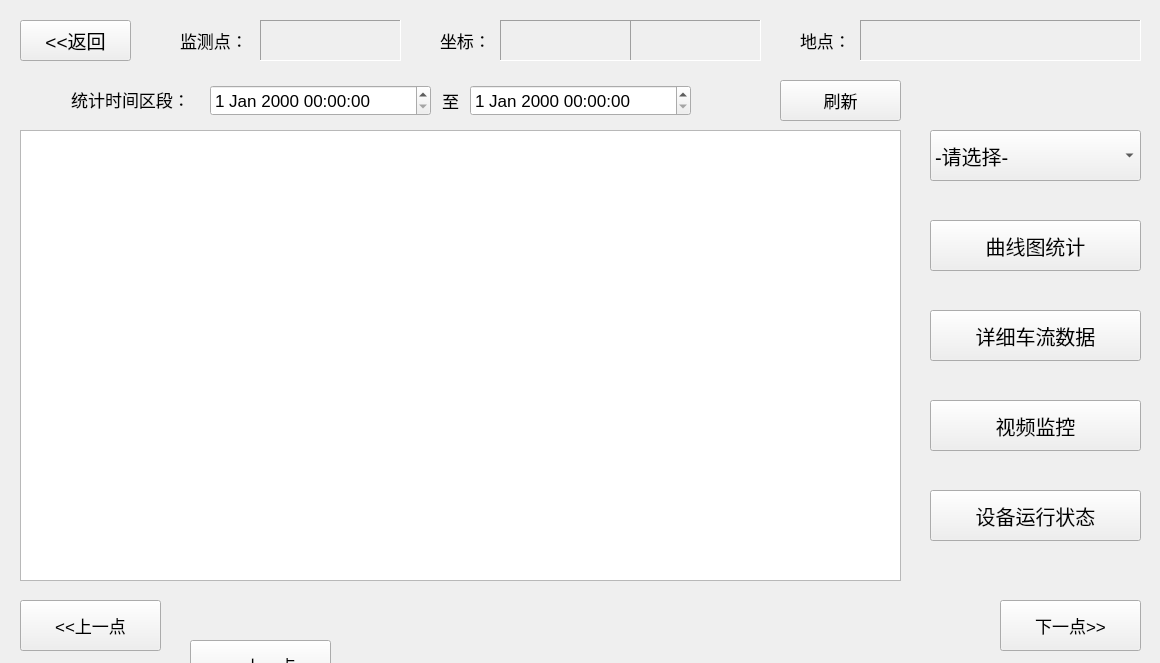
<?xml version="1.0" encoding="UTF-8"?>
<ui version="4.0">
 <class>Widget1</class>
 <widget class="QWidget" name="Widget1">
  <property name="geometry">
   <rect>
    <x>0</x>
    <y>0</y>
    <width>1160</width>
    <height>663</height>
   </rect>
  </property>
  <property name="windowTitle">
   <string>Form</string>
  </property>
  <widget class="QLabel" name="label_4">
   <property name="geometry">
    <rect>
     <x>440</x>
     <y>20</y>
     <width>61</width>
     <height>41</height>
    </rect>
   </property>
   <property name="font">
    <font>
     <pointsize>13</pointsize>
    </font>
   </property>
   <property name="text">
    <string>坐标：</string>
   </property>
  </widget>
  <widget class="QPushButton" name="data">
   <property name="geometry">
    <rect>
     <x>930</x>
     <y>310</y>
     <width>211</width>
     <height>51</height>
    </rect>
   </property>
   <property name="font">
    <font>
     <pointsize>15</pointsize>
    </font>
   </property>
   <property name="styleSheet">
    <string notr="true"/>
   </property>
   <property name="text">
    <string>详细车流数据</string>
   </property>
   <property name="icon">
    <iconset>
     <normaloff>:/new/tubiao/ShuJu.png</normaloff>:/new/tubiao/ShuJu.png</iconset>
   </property>
  </widget>
  <widget class="QLabel" name="label_12">
   <property name="geometry">
    <rect>
     <x>770</x>
     <y>30</y>
     <width>31</width>
     <height>21</height>
    </rect>
   </property>
   <property name="styleSheet">
    <string notr="true">image: url(:/new/tubiao/WeiZhi1.png);</string>
   </property>
   <property name="text">
    <string/>
   </property>
  </widget>
  <widget class="QDateTimeEdit" name="end">
   <property name="geometry">
    <rect>
     <x>470</x>
     <y>85</y>
     <width>221</width>
     <height>31</height>
    </rect>
   </property>
   <property name="font">
    <font>
     <pointsize>13</pointsize>
    </font>
   </property>
  </widget>
  <widget class="QPushButton" name="last">
   <property name="geometry">
    <rect>
     <x>20</x>
     <y>600</y>
     <width>141</width>
     <height>51</height>
    </rect>
   </property>
   <property name="font">
    <font>
     <pointsize>13</pointsize>
    </font>
   </property>
   <property name="text">
    <string>&lt;&lt;上一点</string>
   </property>
  </widget>
  <widget class="QLabel" name="label_6">
   <property name="geometry">
    <rect>
     <x>800</x>
     <y>20</y>
     <width>61</width>
     <height>41</height>
    </rect>
   </property>
   <property name="font">
    <font>
     <pointsize>13</pointsize>
    </font>
   </property>
   <property name="text">
    <string>地点：</string>
   </property>
  </widget>
  <widget class="QPushButton" name="reset_2">
   <property name="geometry">
    <rect>
     <x>780</x>
     <y>80</y>
     <width>121</width>
     <height>41</height>
    </rect>
   </property>
   <property name="font">
    <font>
     <pointsize>13</pointsize>
    </font>
   </property>
   <property name="text">
    <string>刷新</string>
   </property>
  </widget>
  <widget class="QPushButton" name="video">
   <property name="geometry">
    <rect>
     <x>930</x>
     <y>400</y>
     <width>211</width>
     <height>51</height>
    </rect>
   </property>
   <property name="font">
    <font>
     <pointsize>15</pointsize>
    </font>
   </property>
   <property name="styleSheet">
    <string notr="true"/>
   </property>
   <property name="text">
    <string>视频监控</string>
   </property>
   <property name="icon">
    <iconset>
     <normaloff>:/new/tubiao/ShiPing.png</normaloff>:/new/tubiao/ShiPing.png</iconset>
   </property>
  </widget>
  <widget class="QPushButton" name="next">
   <property name="geometry">
    <rect>
     <x>1000</x>
     <y>600</y>
     <width>141</width>
     <height>51</height>
    </rect>
   </property>
   <property name="font">
    <font>
     <pointsize>13</pointsize>
    </font>
   </property>
   <property name="text">
    <string>下一点&gt;&gt;</string>
   </property>
  </widget>
  <widget class="QDateTimeEdit" name="begin">
   <property name="geometry">
    <rect>
     <x>210</x>
     <y>85</y>
     <width>221</width>
     <height>31</height>
    </rect>
   </property>
   <property name="font">
    <font>
     <pointsize>13</pointsize>
    </font>
   </property>
  </widget>
  <widget class="QLabel" name="label_10">
   <property name="geometry">
    <rect>
     <x>150</x>
     <y>30</y>
     <width>31</width>
     <height>21</height>
    </rect>
   </property>
   <property name="styleSheet">
    <string notr="true">image: url(:/new/tubiao/LuZhuang.png);</string>
   </property>
   <property name="text">
    <string/>
   </property>
  </widget>
  <widget class="QLabel" name="longit">
   <property name="geometry">
    <rect>
     <x>500</x>
     <y>20</y>
     <width>131</width>
     <height>41</height>
    </rect>
   </property>
   <property name="font">
    <font>
     <pointsize>13</pointsize>
    </font>
   </property>
   <property name="frameShape">
    <enum>QFrame::Panel</enum>
   </property>
   <property name="frameShadow">
    <enum>QFrame::Sunken</enum>
   </property>
   <property name="text">
    <string/>
   </property>
  </widget>
  <widget class="QLabel" name="pos">
   <property name="geometry">
    <rect>
     <x>860</x>
     <y>20</y>
     <width>281</width>
     <height>41</height>
    </rect>
   </property>
   <property name="font">
    <font>
     <pointsize>13</pointsize>
    </font>
   </property>
   <property name="frameShape">
    <enum>QFrame::Panel</enum>
   </property>
   <property name="frameShadow">
    <enum>QFrame::Sunken</enum>
   </property>
   <property name="text">
    <string/>
   </property>
   <property name="alignment">
    <set>Qt::AlignCenter</set>
   </property>
  </widget>
  <widget class="QLabel" name="label_8">
   <property name="geometry">
    <rect>
     <x>50</x>
     <y>79</y>
     <width>161</width>
     <height>41</height>
    </rect>
   </property>
   <property name="font">
    <font>
     <pointsize>13</pointsize>
    </font>
   </property>
   <property name="text">
    <string>统计时间区段：</string>
   </property>
   <property name="alignment">
    <set>Qt::AlignCenter</set>
   </property>
  </widget>
  <widget class="QPushButton" name="equip">
   <property name="geometry">
    <rect>
     <x>930</x>
     <y>490</y>
     <width>211</width>
     <height>51</height>
    </rect>
   </property>
   <property name="font">
    <font>
     <pointsize>15</pointsize>
    </font>
   </property>
   <property name="styleSheet">
    <string notr="true"/>
   </property>
   <property name="text">
    <string>设备运行状态</string>
   </property>
   <property name="icon">
    <iconset>
     <normaloff>:/new/tubiao/SheBei.png</normaloff>:/new/tubiao/SheBei.png</iconset>
   </property>
  </widget>
  <widget class="QLabel" name="label_11">
   <property name="geometry">
    <rect>
     <x>410</x>
     <y>30</y>
     <width>31</width>
     <height>21</height>
    </rect>
   </property>
   <property name="styleSheet">
    <string notr="true">image: url(:/new/tubiao/DingWei.png);</string>
   </property>
   <property name="text">
    <string/>
   </property>
  </widget>
  <widget class="QLabel" name="PointNum">
   <property name="geometry">
    <rect>
     <x>260</x>
     <y>20</y>
     <width>141</width>
     <height>41</height>
    </rect>
   </property>
   <property name="font">
    <font>
     <pointsize>13</pointsize>
    </font>
   </property>
   <property name="frameShape">
    <enum>QFrame::Panel</enum>
   </property>
   <property name="frameShadow">
    <enum>QFrame::Sunken</enum>
   </property>
   <property name="text">
    <string/>
   </property>
   <property name="alignment">
    <set>Qt::AlignCenter</set>
   </property>
  </widget>
  <widget class="QLabel" name="label_13">
   <property name="geometry">
    <rect>
     <x>20</x>
     <y>90</y>
     <width>31</width>
     <height>21</height>
    </rect>
   </property>
   <property name="styleSheet">
    <string notr="true">image: url(:/new/tubiao/ShiJian.png);</string>
   </property>
   <property name="text">
    <string/>
   </property>
  </widget>
  <widget class="QLabel" name="latit">
   <property name="geometry">
    <rect>
     <x>630</x>
     <y>20</y>
     <width>131</width>
     <height>41</height>
    </rect>
   </property>
   <property name="font">
    <font>
     <pointsize>13</pointsize>
    </font>
   </property>
   <property name="frameShape">
    <enum>QFrame::Panel</enum>
   </property>
   <property name="frameShadow">
    <enum>QFrame::Sunken</enum>
   </property>
   <property name="text">
    <string/>
   </property>
  </widget>
  <widget class="QComboBox" name="comboBox">
   <property name="geometry">
    <rect>
     <x>930</x>
     <y>130</y>
     <width>211</width>
     <height>51</height>
    </rect>
   </property>
   <property name="font">
    <font>
     <pointsize>15</pointsize>
    </font>
   </property>
   <item>
    <property name="text">
     <string>-请选择-</string>
    </property>
   </item>
   <item>
    <property name="text">
     <string>人流统计</string>
    </property>
    <property name="icon">
     <iconset>
      <normaloff>:/new/tubiao/Ren.png</normaloff>:/new/tubiao/Ren.png</iconset>
    </property>
   </item>
   <item>
    <property name="text">
     <string>车流统计</string>
    </property>
    <property name="icon">
     <iconset>
      <normaloff>:/new/tubiao/Che.png</normaloff>:/new/tubiao/Che.png</iconset>
    </property>
   </item>
  </widget>
  <widget class="QLabel" name="label">
   <property name="geometry">
    <rect>
     <x>180</x>
     <y>20</y>
     <width>81</width>
     <height>41</height>
    </rect>
   </property>
   <property name="font">
    <font>
     <pointsize>13</pointsize>
    </font>
   </property>
   <property name="text">
    <string>监测点：</string>
   </property>
  </widget>
  <widget class="QTableWidget" name="tableWidget">
   <property name="geometry">
    <rect>
     <x>20</x>
     <y>130</y>
     <width>881</width>
     <height>451</height>
    </rect>
   </property>
  </widget>
  <widget class="QPushButton" name="chart">
   <property name="geometry">
    <rect>
     <x>930</x>
     <y>220</y>
     <width>211</width>
     <height>51</height>
    </rect>
   </property>
   <property name="font">
    <font>
     <pointsize>15</pointsize>
    </font>
   </property>
   <property name="styleSheet">
    <string notr="true"/>
   </property>
   <property name="text">
    <string>曲线图统计</string>
   </property>
   <property name="icon">
    <iconset>
     <normaloff>:/new/tubiao/QuXian.png</normaloff>:/new/tubiao/QuXian.png</iconset>
   </property>
  </widget>
  <widget class="QLabel" name="label_9">
   <property name="geometry">
    <rect>
     <x>430</x>
     <y>80</y>
     <width>41</width>
     <height>41</height>
    </rect>
   </property>
   <property name="font">
    <font>
     <pointsize>13</pointsize>
    </font>
   </property>
   <property name="text">
    <string>至</string>
   </property>
   <property name="alignment">
    <set>Qt::AlignCenter</set>
   </property>
  </widget>
  <widget class="QPushButton" name="toback">
   <property name="geometry">
    <rect>
     <x>20</x>
     <y>20</y>
     <width>111</width>
     <height>41</height>
    </rect>
   </property>
   <property name="font">
    <font>
     <pointsize>14</pointsize>
    </font>
   </property>
   <property name="text">
    <string>&lt;&lt;返回</string>
   </property>
  </widget>
  <widget class="QPushButton" name="last_2">
   <property name="geometry">
    <rect>
     <x>190</x>
     <y>640</y>
     <width>141</width>
     <height>51</height>
    </rect>
   </property>
   <property name="font">
    <font>
     <pointsize>13</pointsize>
    </font>
   </property>
   <property name="text">
    <string>&lt;&lt;上一点</string>
   </property>
  </widget>
  <widget class="QPushButton" name="next_2">
   <property name="geometry">
    <rect>
     <x>1170</x>
     <y>640</y>
     <width>141</width>
     <height>51</height>
    </rect>
   </property>
   <property name="font">
    <font>
     <pointsize>13</pointsize>
    </font>
   </property>
   <property name="text">
    <string>下一点&gt;&gt;</string>
   </property>
  </widget>
 </widget>
 <resources/>
 <connections/>
</ui>
